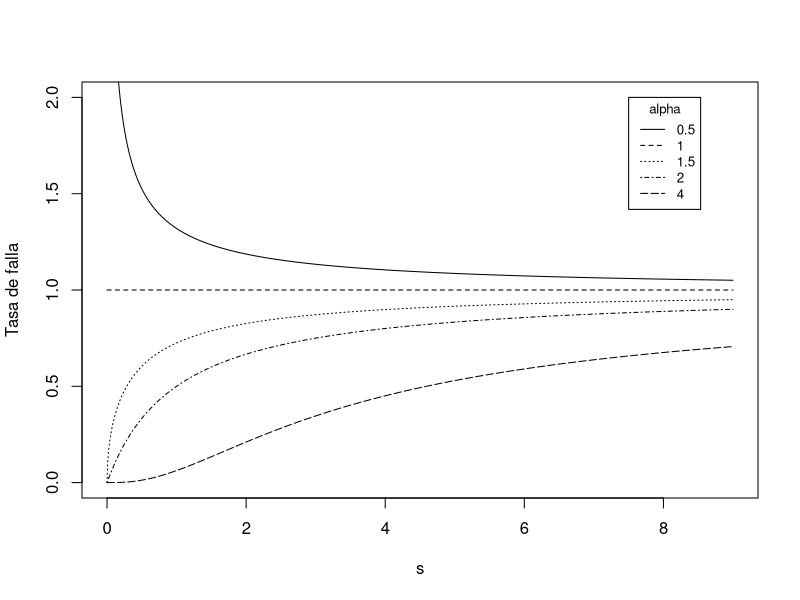

The R source for this figure:
library(lattice);


lambda=1;
largo=5;
s=as.matrix(seq(0, 9, by = 0.01));
nombre=character(largo);
dims=dim(s);
alpha= matrix(0, largo, 1);
r= matrix(0, dims[1], largo);
for (K in 1:largo) {
  if(K==5){
    alpha[K]=4;
  } else {
  alpha[K]=(1/2)*K;
  }
  nombre[K]=as.character(alpha[K]);
  r[,K]=dgamma(s, alpha[K], lambda, log = F)/(1-pgamma(s, alpha[K], lambda, lower.tail = T, log.p = F));
}

plot(s,r[,1],type='l',lty=1,ylab='Tasa de falla',ylim=c(0,2));
lines(s,r[,2],type='l',lty=2);
lines(s,r[,3],type='l',lty=3);
lines(s,r[,4],type='l',lty=4);
lines(s,r[,5],type='l',lty=5);
legend(7.5, 2, nombre, cex=0.8, lty=1:5, title="alpha");

